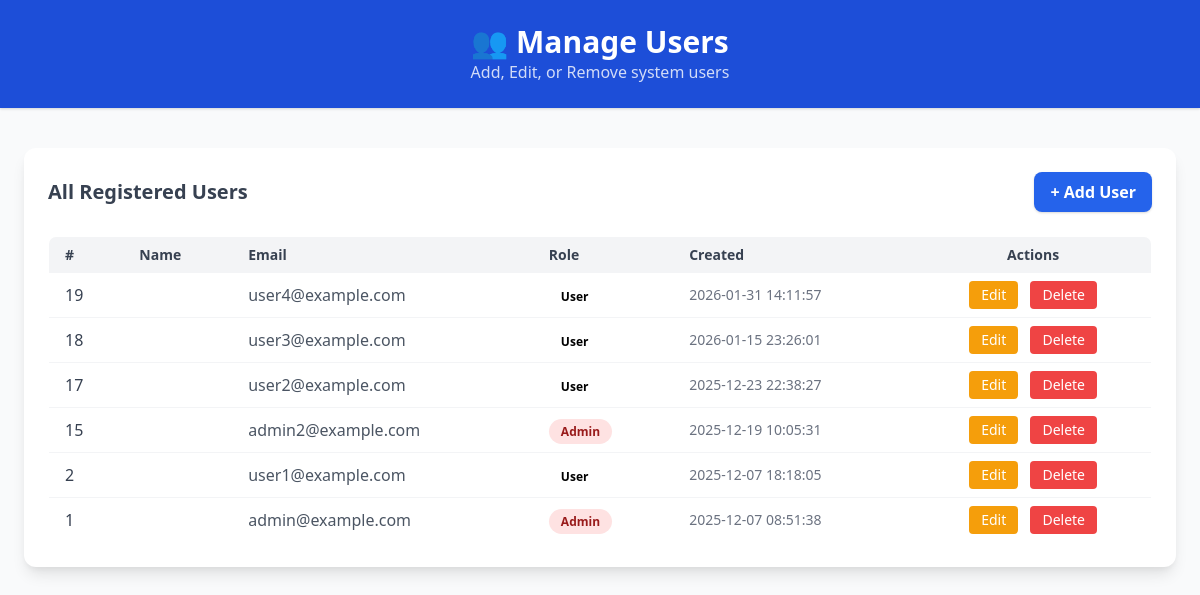
The page /admin/users.php (signed in) on the database its author committed.
### tables this page shows
CREATE TABLE `users` (
  `id` int(11) NOT NULL,
  `first_name` varchar(50) NOT NULL,
  `last_name` varchar(50) NOT NULL,
  `email` varchar(100) NOT NULL,
  `email_verified` tinyint(1) DEFAULT 0,
  `verification_token` varchar(64) DEFAULT NULL,
  `token_expires` datetime DEFAULT NULL,
  `email_verification_token` varchar(255) DEFAULT NULL,
  `email_verification_expires` timestamp NULL DEFAULT NULL,
  `phone` varchar(20) DEFAULT NULL,
  `password` varchar(255) NOT NULL,
  `role` enum('user','admin') DEFAULT 'user',
  `created_at` timestamp NOT NULL DEFAULT current_timestamp(),
  `profile_photo` varchar(255) DEFAULT NULL
);

### admin/users.php (the view, shortened to what this page needs)
<?php
require_once('../includes/db_connect.php');
$result = $conn->query("SELECT * FROM users ORDER BY created_at DESC");
?>
<!DOCTYPE html>
<html lang="en">
<head>
  <link href="https://cdn.jsdelivr.net/npm/tailwindcss@2.2.19/dist/tailwind.min.css" rel="stylesheet">
</head>
<body class="bg-gray-50 min-h-screen">
  <section class="bg-blue-700 text-white py-6 text-center shadow">
    <h1 class="text-3xl font-bold">👥 Manage Users</h1>
    <p class="opacity-80">Add, Edit, or Remove system users</p>
  </section>
  <div class="max-w-6xl mx-auto mt-10 p-6 bg-white rounded-xl shadow-lg">
    <div class="flex justify-between items-center mb-6">
      <h2 class="text-xl font-semibold text-gray-700">All Registered Users</h2>
      <button onclick="openModal()" class="bg-blue-600 hover:bg-blue-700 text-white px-4 py-2 rounded-lg font-semibold shadow">
        + Add User
      </button>
    </div>
    <div class="overflow-x-auto">
      <table class="min-w-full border border-gray-200 rounded-lg overflow-hidden">
        <thead class="bg-gray-100">
          <tr>
            <th class="px-4 py-2 text-left text-sm font-semibold text-gray-700">#</th>
            <th class="px-4 py-2 text-left text-sm font-semibold text-gray-700">Name</th>
            <th class="px-4 py-2 text-left text-sm font-semibold text-gray-700">Email</th>
            <th class="px-4 py-2 text-left text-sm font-semibold text-gray-700">Role</th>
            <th class="px-4 py-2 text-left text-sm font-semibold text-gray-700">Created</th>
            <th class="px-4 py-2 text-center text-sm font-semibold text-gray-700">Actions</th>
          </tr>
        </thead>
        <tbody class="divide-y divide-gray-100">
          <?php if ($result->num_rows > 0): ?>
            <?php while ($row = $result->fetch_assoc()): ?>
              <tr>
                <td class="px-4 py-2 text-gray-700"><?= $row['id'] ?></td>
                <td class="px-4 py-2 font-medium text-gray-800"><?= htmlspecialchars($row['name']) ?></td>
                <td class="px-4 py-2 text-gray-600"><?= htmlspecialchars($row['email']) ?></td>
                <td class="px-4 py-2">
                  <?php
                  $roleColors = [
                    'admin' => 'bg-red-100 text-red-800',
                    'staff' => 'bg-yellow-100 text-yellow-800',
                    'customer' => 'bg-green-100 text-green-800'
                  ];
                  ?>
                  <span class="px-3 py-1 rounded-full text-xs font-semibold <?= $roleColors[$row['role']] ?>">
                    <?= ucfirst($row['role']) ?>
                  </span>
                </td>
                <td class="px-4 py-2 text-gray-500 text-sm"><?= $row['created_at'] ?></td>
                <td class="px-4 py-2 text-center space-x-2">
                  <button onclick="editUser(<?= htmlspecialchars(json_encode($row)) ?>)"
                    class="bg-yellow-500 hover:bg-yellow-600 text-white px-3 py-1 rounded text-sm">Edit</button>
                  <button onclick="deleteUser(<?= $row['id'] ?>)"
                    class="bg-red-500 hover:bg-red-600 text-white px-3 py-1 rounded text-sm">Delete</button>
                </td>
              </tr>
            <?php endwhile; ?>
          <?php else: ?>
            <tr><td colspan="6" class="text-center py-6 text-gray-500">No users found.</td></tr>
          <?php endif; ?>
        </tbody>
      </table>
    </div>
  </div>
</body>
</html>

### rows shown on the page
users: id "19", email "user4@example.com", role "User", created_at "2026-01-31 14:11:57"
users: id "18", email "user3@example.com", role "User", created_at "2026-01-15 23:26:01"
users: id "17", email "user2@example.com", role "User", created_at "2025-12-23 22:38:27"
users: id "15", email "admin2@example.com", role "Admin", created_at "2025-12-19 10:05:31"
users: id "2", email "user1@example.com", role "User", created_at "2025-12-07 18:18:05"
users: id "1", email "admin@example.com", role "Admin", created_at "2025-12-07 08:51:38"
